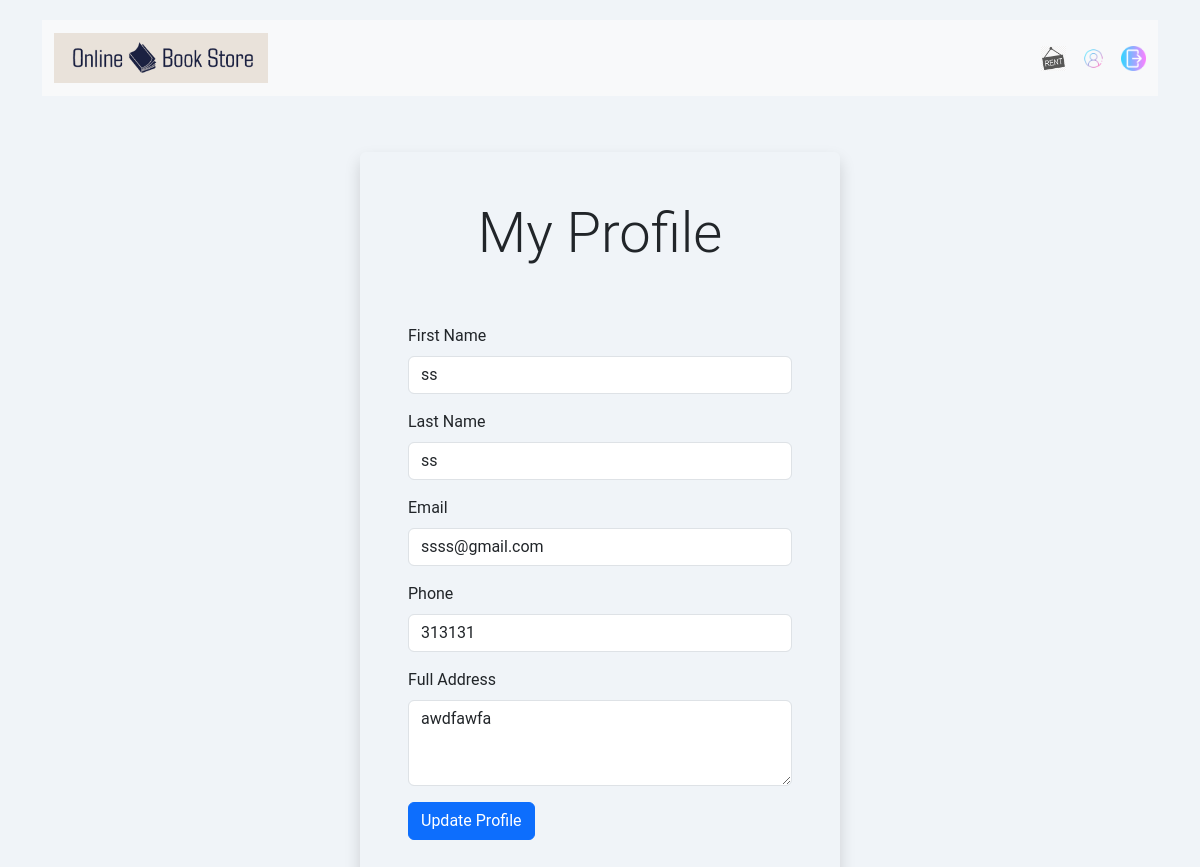
Screenshot of /account/profile.php (signed in) with the database file from the repository.
### tables this page shows
CREATE TABLE `customer` (
  `c_id` int(11) NOT NULL,
  `f_name` varchar(50) DEFAULT NULL,
  `l_name` varchar(50) DEFAULT NULL,
  `email` varchar(100) DEFAULT NULL,
  `ph_no` varchar(20) DEFAULT NULL,
  `full_address` text DEFAULT NULL,
  `password` varchar(100) DEFAULT NULL
);

### account/profile.php (the view, shortened to what this page needs)
<?php
include '../db_conn.php';
$c_id = $_SESSION['c_id'];
$sql = "SELECT f_name, l_name, email, ph_no, full_address FROM customer WHERE c_id = :c_id";
$stmt = $conn->prepare($sql);
$stmt->bindParam(':c_id', $c_id, PDO::PARAM_INT);
$stmt->execute();
$profile = $stmt->fetch(PDO::FETCH_ASSOC);
?>
<!DOCTYPE html>
<html lang="en">
<head>
    <link href="https://cdn.jsdelivr.net/npm/bootstrap@5.3.3/dist/css/bootstrap.min.css" rel="stylesheet"
>
    <link rel="stylesheet" href="../css/style.css">
</head>
<body>
    <div class="container">
        <nav class="navbar navbar-expand-lg bg-body-tertiary mb-4">
            <div class="container-fluid">
                <a class="navbar-brand" href="../index.php">
                    <img src="../image/logo.png" alt="Online Book Store">
                </a>
                <div class="navbar-text">
                    <div class="icon-section">
                        <a href="../rent/rent.php"><img src="../image/rent.png" alt="Rent"></a>
                        <a href="login.php"><img src="../image/login.png" alt="Log in"></a>
                        <a href="logout.php"><img src="../image/logout.png" alt="Logout"></a>
                    </div>
                </div>
            </div>
        </nav>
        <div class="d-flex justify-content-center align-items-center" style="min-height: 100vh;">
            <?php if ($profile) { ?>
            <form class="p-5 rounded shadow" style="max-width: 30rem; width: 100%" action="profile.php" method="POST">
                <h1 class="text-center display-4 pb-5">My Profile</h1>
                <div class="mb-3">
                    <label for="f_name" class="form-label">First Name</label>
                    <input type="text" class="form-control" id="f_name" name="f_name" value="<?= htmlspecialchars($profile['f_name']) ?>" required>
                </div>
                <div class="mb-3">
                    <label for="l_name" class="form-label">Last Name</label>
                    <input type="text" class="form-control" id="l_name" name="l_name" value="<?= htmlspecialchars($profile['l_name']) ?>" required>
                </div>
                <div class="mb-3">
                    <label for="email" class="form-label">Email</label>
                    <input type="email" class="form-control" id="email" name="email" value="<?= htmlspecialchars($profile['email']) ?>" required>
                </div>
                <div class="mb-3">
                    <label for="ph_no" class="form-label">Phone</label>
                    <input type="text" class="form-control" id="ph_no" name="ph_no" value="<?= htmlspecialchars($profile['ph_no']) ?>" required>
                </div>
                <div class="mb-3">
                    <label for="full_address" class="form-label">Full Address</label>
                    <textarea class="form-control" id="full_address" name="full_address" rows="3" required><?= htmlspecialchars($profile['full_address']) ?></textarea>
                </div>
                <button type="submit" class="btn btn-primary">Update Profile</button>
            </form>
            <?php } else { ?>
                <p class="alert alert-warning">Profile not found.</p>
            <?php } ?>
        </div>
    </div>
</body>
</html>

### css/style.css (style rules this page uses)
body { font-family: 'Roboto', sans-serif; background-color: #f0f4f8; padding: 20px; }
.navbar-brand img { height: 50px; }
.navbar-text { display: flex; align-items: center; gap: 15px; }
.navbar-text img { width: 20px; height: 20px; }
.icon-section { display: flex; gap: 15px; align-items: center; }
.icon-section a { color: #000; font-size: 14px; }
.icon-section img { width: 25px; height: 25px; }

### rows the page displays
customer: f_name "ss", l_name "ss", email "ssss@gmail.com", ph_no "313131", full_address "awdfawfa"
